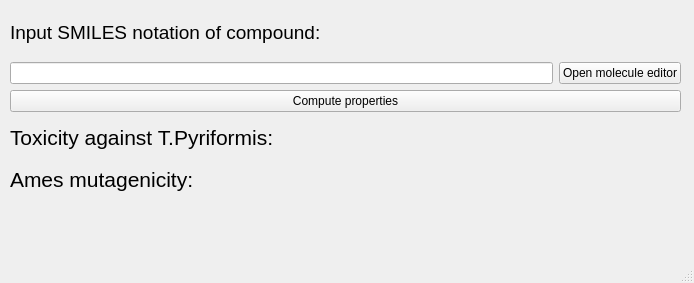
<?xml version="1.0" encoding="UTF-8"?>
<ui version="4.0">
 <class>MainWindow</class>
 <widget class="QMainWindow" name="MainWindow">
  <property name="geometry">
   <rect>
    <x>0</x>
    <y>0</y>
    <width>694</width>
    <height>283</height>
   </rect>
  </property>
  <property name="windowTitle">
   <string>Toxicity and mutagenicity predictor</string>
  </property>
  <widget class="QWidget" name="centralwidget">
   <widget class="QWidget" name="">
    <property name="geometry">
     <rect>
      <x>10</x>
      <y>120</y>
      <width>671</width>
      <height>77</height>
     </rect>
    </property>
    <layout class="QHBoxLayout" name="horizontalLayout">
     <item>
      <layout class="QVBoxLayout" name="verticalLayout_2">
       <item>
        <widget class="QLabel" name="label_3">
         <property name="text">
          <string>&lt;html&gt;&lt;head/&gt;&lt;body&gt;&lt;p&gt;&lt;span style=&quot; font-size:16pt;&quot;&gt;Toxicity against T.Pyriformis:&lt;/span&gt;&lt;/p&gt;&lt;/body&gt;&lt;/html&gt;</string>
         </property>
        </widget>
       </item>
       <item>
        <widget class="QLabel" name="label_2">
         <property name="text">
          <string>&lt;html&gt;&lt;head/&gt;&lt;body&gt;&lt;p&gt;&lt;span style=&quot; font-size:16pt;&quot;&gt;Ames mutagenicity:&lt;/span&gt;&lt;/p&gt;&lt;/body&gt;&lt;/html&gt;</string>
         </property>
        </widget>
       </item>
      </layout>
     </item>
     <item>
      <layout class="QVBoxLayout" name="verticalLayout">
       <item>
        <widget class="QLabel" name="toxicity_result">
         <property name="font">
          <font>
           <pointsize>14</pointsize>
          </font>
         </property>
         <property name="text">
          <string/>
         </property>
        </widget>
       </item>
       <item>
        <widget class="QLabel" name="mutagenity_result">
         <property name="font">
          <font>
           <pointsize>14</pointsize>
          </font>
         </property>
         <property name="text">
          <string>&lt;html&gt;&lt;head/&gt;&lt;body&gt;&lt;p&gt;&lt;span style=&quot; font-size:14pt;&quot;/&gt;&lt;/p&gt;&lt;/body&gt;&lt;/html&gt;</string>
         </property>
        </widget>
       </item>
      </layout>
     </item>
    </layout>
   </widget>
   <widget class="QWidget" name="">
    <property name="geometry">
     <rect>
      <x>10</x>
      <y>10</y>
      <width>671</width>
      <height>102</height>
     </rect>
    </property>
    <layout class="QVBoxLayout" name="verticalLayout_3">
     <item>
      <widget class="QLabel" name="label">
       <property name="enabled">
        <bool>true</bool>
       </property>
       <property name="text">
        <string>&lt;html&gt;&lt;head/&gt;&lt;body&gt;&lt;p&gt;&lt;span style=&quot; font-size:14pt;&quot;&gt;Input SMILES notation of compound:&lt;/span&gt;&lt;/p&gt;&lt;/body&gt;&lt;/html&gt;</string>
       </property>
       <property name="textFormat">
        <enum>Qt::AutoText</enum>
       </property>
      </widget>
     </item>
     <item>
      <layout class="QHBoxLayout" name="horizontalLayout_2">
       <item>
        <widget class="QLineEdit" name="smiles_input"/>
       </item>
       <item>
        <widget class="QPushButton" name="editor_button">
         <property name="text">
          <string>Open molecule editor</string>
         </property>
        </widget>
       </item>
      </layout>
     </item>
     <item>
      <widget class="QPushButton" name="compute_button">
       <property name="text">
        <string>Compute properties</string>
       </property>
      </widget>
     </item>
    </layout>
   </widget>
  </widget>
  <widget class="QStatusBar" name="statusbar"/>
 </widget>
 <resources/>
 <connections/>
</ui>
